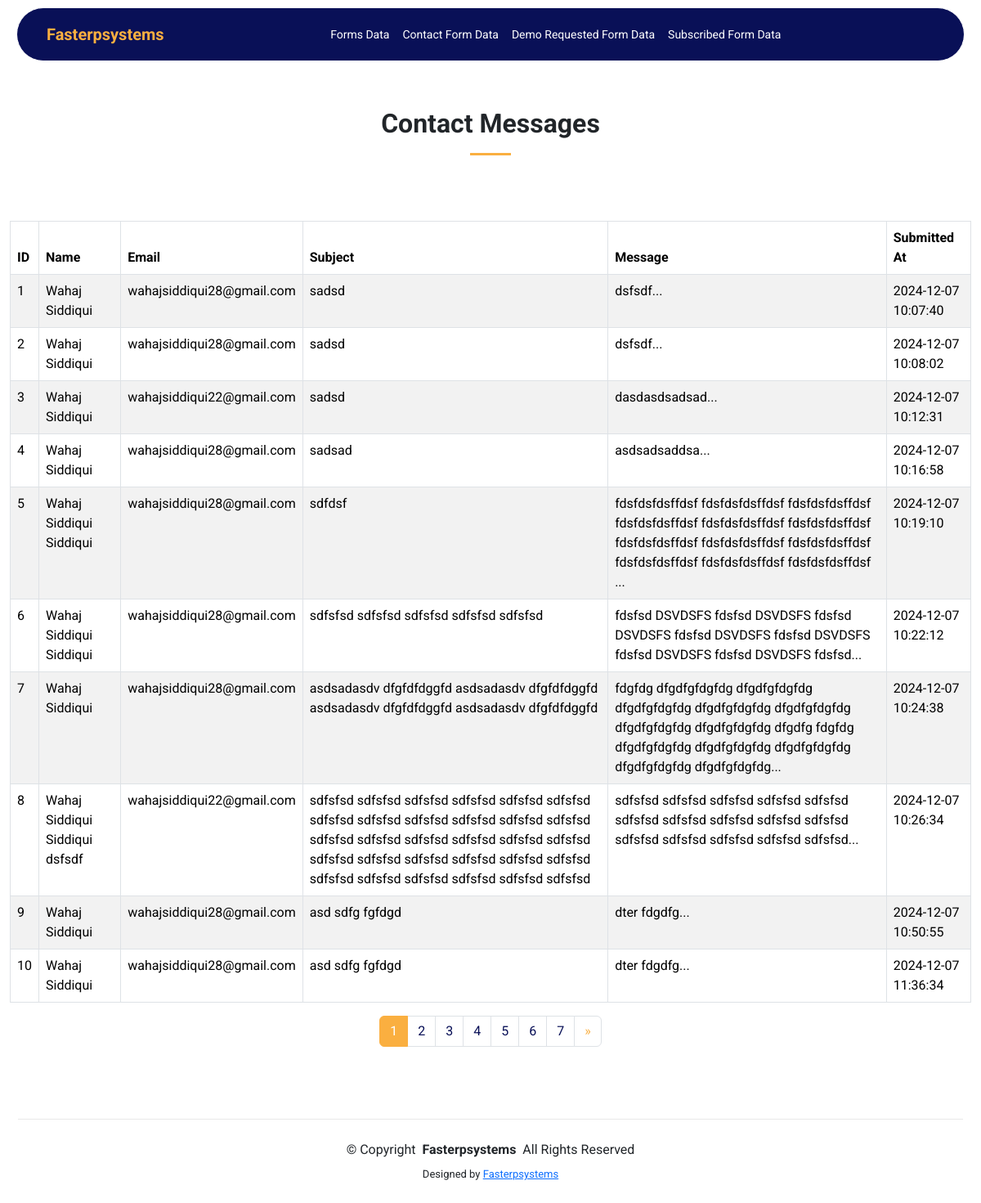
Page /contact_view_data.php on the committed database.
### tables this page shows
CREATE TABLE `contact_messages` (
  `id` int(11) NOT NULL AUTO_INCREMENT,
  `name` varchar(255) NOT NULL,
  `email` varchar(255) NOT NULL,
  `subject` varchar(255) NOT NULL,
  `message` text NOT NULL,
  `created_at` timestamp NOT NULL DEFAULT CURRENT_TIMESTAMP,
  PRIMARY KEY (`id`)
);

### contact_view_data.php (the view, shortened to what this page needs)
<?php
include('include/data-header.php');
include('db.php');
$recordsPerPage = 10;
$page = isset($_GET['page']) ? (int) $_GET['page'] : 1;
$page = max($page, 1);
$offset = ($page - 1) * $recordsPerPage;
$totalQuery = "SELECT COUNT(*) AS total FROM contact_messages";
$totalResult = mysqli_query($conn, $totalQuery);
$totalRow = mysqli_fetch_assoc($totalResult);
$totalRecords = $totalRow['total'];
$totalPages = ceil($totalRecords / $recordsPerPage);
$query = "SELECT * FROM contact_messages LIMIT $recordsPerPage OFFSET $offset";
$result = mysqli_query($conn, $query);
?>
<div class="container-fluid mt-5">
    <div class="container section-title">
        <h2>Contact Messages </h2>
    </div>
    <div class="form-all-vc">
        <table class="table table-bordered table-striped">
            <thead>
                <tr>
                    <th>ID</th>
                    <th>Name</th>
                    <th>Email</th>
                    <th>Subject</th>
                    <th>Message</th>
                    <th>Submitted At</th>
                </tr>
            </thead>
            <tbody>
                <?php
                while ($row = mysqli_fetch_assoc($result)) {
                    $message = $row['message'];
                    $words = explode(' ', $message);
                    $shortMessage = implode(' ', array_slice($words, 0, 15));
                    echo "<tr>
                            <td>{$row['id']}</td>
                            <td>{$row['name']}</td>
                            <td>{$row['email']}</td>
                            <td>{$row['subject']}</td>
                            <td>{$shortMessage}...</td>
                            <td>{$row['created_at']}</td>
                        </tr>";
                }
                ?>
            </tbody>
        </table>
    </div>
    <nav aria-label="Page navigation">
        <ul class="pagination justify-content-center">
            <?php for ($i = 1; $i <= $totalPages; $i++): ?>
                <li class="page-item <?php echo $i == $page ? 'active' : ''; ?>">
                    <a class="page-link" href="?page=<?php echo $i; ?>"><?php echo $i; ?></a>
                </li>
            <?php endfor; ?>
            <?php if ($page < $totalPages): ?>
                <li class="page-item">
                    <a class="page-link" href="?page=<?php echo $page + 1; ?>" aria-label="Next">
                        <span aria-hidden="true">&raquo;</span>
                    </a>
                </li>
            <?php endif; ?>
        </ul>
    </nav>
</div>
<?php
include('include/data-footer.php');
?>

### assets/css/style.css (style rules this page uses)
* { padding: 0; margin: 0; list-style: none; text-decoration: none; box-sizing: border-box; }
body { font-family: "Roboto", sans-serif; position: relative; }
:root { --background-color: #ffffff; --default-color: #212529; --heading-color: #2d465e; --accent-color: #0d83fd; --surface-color: #ffffff; --contrast-color: #ffffff; --yellow-text: #faaf40; --darkBlue-text: #091057; }
.section-title h2:after { content: ""; position: absolute; display: block; width: 50px; height: 3px; background: var(--yellow-text); left: 0; right: 0; bottom: 0; margin: auto; }
.section-title { text-align: center; padding-bottom: 60px; position: relative; }
.section-title h2 { font-size: 32px; font-weight: 700; margin-bottom: 20px; padding-bottom: 20px; position: relative; }
li.page-item.active a.page-link { background: var(--yellow-text); border: 1px solid var(--yellow-text); color: var(--background-color); }
li.page-item a.page-link { color: var(--darkBlue-text); }
.page-item:first-child .page-link { color: var(--yellow-text); }
.page-item:last-child .page-link { color: var(--yellow-text); }
.form-all-vc { overflow-x: auto; }

### assets/css/responsive.css (style rules this page uses)
@media screen and (max-width: 1200px) { .container, .container-lg, .container-md, .container-sm { max-width: 1156px; } }

### rows in the picture
contact_messages: id "1", name "Wahaj Siddiqui", email "wahajsiddiqui28@gmail.com", subject "sadsd", message "dsfsdf", created_at "2024-12-07 10:07:40"
contact_messages: id "2", name "Wahaj Siddiqui", email "wahajsiddiqui28@gmail.com", subject "sadsd", message "dsfsdf", created_at "2024-12-07 10:08:02"
contact_messages: id "3", name "Wahaj Siddiqui", email "wahajsiddiqui22@gmail.com", subject "sadsd", message "dasdasdsadsad", created_at "2024-12-07 10:12:31"
contact_messages: id "4", name "Wahaj Siddiqui", email "wahajsiddiqui28@gmail.com", subject "sadsad", message "asdsadsaddsa", created_at "2024-12-07 10:16:58"
contact_messages: id "5", name "Wahaj Siddiqui Siddiqui", email "wahajsiddiqui28@gmail.com", subject "sdfdsf", message "fdsfdsfdsffdsf fdsfdsfdsffdsf fdsfdsfdsffdsf fdsfdsfdsffdsf fdsfdsfdsffdsf fdsfdsfdsffdsf fdsfdsfdsffdsf fdsfdsfdsffdsf fdsfdsfdsffdsf fdsfdsfdsffdsf fdsfdsfdsffdsf fdsfdsfdsffdsf", created_at "2024-12-07 10:19:10"
contact_messages: id "6", name "Wahaj Siddiqui Siddiqui", email "wahajsiddiqui28@gmail.com", subject "sdfsfsd sdfsfsd sdfsfsd sdfsfsd sdfsfsd", shortMessage "fdsfsd DSVDSFS fdsfsd DSVDSFS fdsfsd DSVDSFS fdsfsd DSVDSFS fdsfsd DSVDSFS fdsfsd DSVDSFS fdsfsd DSVDSFS fdsfsd", created_at "2024-12-07 10:22:12"
contact_messages: id "7", name "Wahaj Siddiqui", email "wahajsiddiqui28@gmail.com", subject "asdsadasdv dfgfdfdggfd asdsadasdv dfgfdfdggfd asdsadasdv dfgfdfdggfd asdsadasdv dfgfdfdggfd", shortMessage "fdgfdg dfgdfgfdgfdg dfgdfgfdgfdg dfgdfgfdgfdg dfgdfgfdgfdg dfgdfgfdgfdg dfgdfgfdgfdg dfgdfgfdgfdg dfgdfg fdgfdg dfgdfgfdgfdg dfgdfgfdgfdg dfgdfgfdgfdg dfgdfgfdgfdg dfgdfgfdgfdg", created_at "2024-12-07 10:24:38"
contact_messages: id "8", name "Wahaj Siddiqui Siddiqui dsfsdf", email "wahajsiddiqui22@gmail.com", subject "sdfsfsd sdfsfsd sdfsfsd sdfsfsd sdfsfsd sdfsfsd sdfsfsd sdfsfsd sdfsfsd sdfsfsd sdfsfsd sdfsfsd sdfsfsd sdfsfsd sdfsfsd sdfsfsd sdfsfsd sdfsfsd sdfsfsd sdfsfsd sdfsfsd sdfsfsd sdfsfsd sdfsfsd sdfsfsd sdfsfsd sdfsfsd sdfsfsd sdfsfsd sdfsfsd", shortMessage "sdfsfsd sdfsfsd sdfsfsd sdfsfsd sdfsfsd sdfsfsd sdfsfsd sdfsfsd sdfsfsd sdfsfsd sdfsfsd sdfsfsd sdfsfsd sdfsfsd sdfsfsd", created_at "2024-12-07 10:26:34"
contact_messages: id "9", name "Wahaj Siddiqui", email "wahajsiddiqui28@gmail.com", subject "asd sdfg fgfdgd", message "dter fdgdfg", created_at "2024-12-07 10:50:55"
contact_messages: id "10", name "Wahaj Siddiqui", email "wahajsiddiqui28@gmail.com", subject "asd sdfg fgfdgd", message "dter fdgdfg", created_at "2024-12-07 11:36:34"
